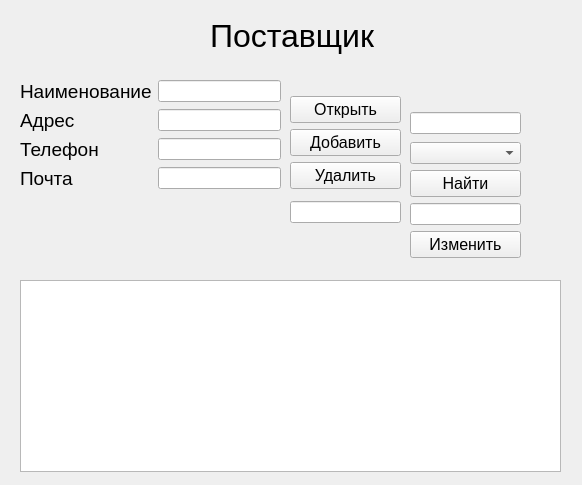
<?xml version="1.0" encoding="UTF-8"?>
<ui version="4.0">
 <class>Postavshik</class>
 <widget class="QWidget" name="Postavshik">
  <property name="geometry">
   <rect>
    <x>0</x>
    <y>0</y>
    <width>582</width>
    <height>485</height>
   </rect>
  </property>
  <property name="windowTitle">
   <string>Form</string>
  </property>
  <widget class="QWidget" name="layoutWidget">
   <property name="geometry">
    <rect>
     <x>20</x>
     <y>80</y>
     <width>261</width>
     <height>181</height>
    </rect>
   </property>
   <layout class="QFormLayout" name="formLayout">
    <item row="3" column="0">
     <widget class="QLabel" name="label_3">
      <property name="font">
       <font>
        <pointsize>14</pointsize>
       </font>
      </property>
      <property name="text">
       <string>Адрес</string>
      </property>
     </widget>
    </item>
    <item row="3" column="1">
     <widget class="QLineEdit" name="lineAdress"/>
    </item>
    <item row="2" column="1">
     <widget class="QLineEdit" name="lineName"/>
    </item>
    <item row="2" column="0">
     <widget class="QLabel" name="label">
      <property name="font">
       <font>
        <pointsize>14</pointsize>
       </font>
      </property>
      <property name="text">
       <string>Наименование</string>
      </property>
     </widget>
    </item>
    <item row="4" column="1">
     <widget class="QLineEdit" name="linePhone"/>
    </item>
    <item row="4" column="0">
     <widget class="QLabel" name="label_2">
      <property name="font">
       <font>
        <pointsize>14</pointsize>
       </font>
      </property>
      <property name="text">
       <string>Телефон</string>
      </property>
     </widget>
    </item>
    <item row="5" column="1">
     <widget class="QLineEdit" name="linePochta"/>
    </item>
    <item row="5" column="0">
     <widget class="QLabel" name="label_4">
      <property name="font">
       <font>
        <pointsize>14</pointsize>
       </font>
      </property>
      <property name="text">
       <string>Почта </string>
      </property>
     </widget>
    </item>
   </layout>
  </widget>
  <widget class="QWidget" name="layoutWidget_2">
   <property name="geometry">
    <rect>
     <x>410</x>
     <y>110</y>
     <width>111</width>
     <height>152</height>
    </rect>
   </property>
   <layout class="QVBoxLayout" name="verticalLayout_4">
    <item>
     <widget class="QLineEdit" name="lineFind"/>
    </item>
    <item>
     <layout class="QVBoxLayout" name="verticalLayout_2">
      <item>
       <widget class="QComboBox" name="cbFind"/>
      </item>
      <item>
       <widget class="QPushButton" name="pbFind">
        <property name="font">
         <font>
          <pointsize>12</pointsize>
         </font>
        </property>
        <property name="text">
         <string>Найти</string>
        </property>
       </widget>
      </item>
      <item>
       <widget class="QLineEdit" name="lineChange">
        <property name="font">
         <font>
          <family>MS Shell Dlg 2</family>
          <pointsize>7</pointsize>
          <weight>50</weight>
          <italic>false</italic>
          <bold>false</bold>
         </font>
        </property>
        <property name="whatsThis">
         <string>&lt;html&gt;&lt;head/&gt;&lt;body&gt;&lt;p&gt;fnnnnn&lt;/p&gt;&lt;/body&gt;&lt;/html&gt;</string>
        </property>
        <property name="styleSheet">
         <string notr="true">color: rgb(143, 143, 143);
font: 8pt &quot;MS Shell Dlg 2&quot;;
font: 8pt &quot;MS Shell Dlg 2&quot;;
font: 7pt &quot;MS Shell Dlg 2&quot;;</string>
        </property>
        <property name="text">
         <string/>
        </property>
       </widget>
      </item>
      <item>
       <widget class="QPushButton" name="pdChange">
        <property name="font">
         <font>
          <pointsize>12</pointsize>
         </font>
        </property>
        <property name="text">
         <string>Изменить</string>
        </property>
       </widget>
      </item>
     </layout>
    </item>
   </layout>
  </widget>
  <widget class="QLabel" name="label_5">
   <property name="geometry">
    <rect>
     <x>210</x>
     <y>10</y>
     <width>231</width>
     <height>51</height>
    </rect>
   </property>
   <property name="font">
    <font>
     <pointsize>24</pointsize>
    </font>
   </property>
   <property name="text">
    <string>Поставщик</string>
   </property>
  </widget>
  <widget class="QWidget" name="layoutWidget_3">
   <property name="geometry">
    <rect>
     <x>290</x>
     <y>90</y>
     <width>111</width>
     <height>141</height>
    </rect>
   </property>
   <layout class="QVBoxLayout" name="verticalLayout_3">
    <item>
     <layout class="QVBoxLayout" name="verticalLayout">
      <item>
       <widget class="QPushButton" name="pbOpen">
        <property name="font">
         <font>
          <pointsize>12</pointsize>
         </font>
        </property>
        <property name="text">
         <string>Открыть</string>
        </property>
       </widget>
      </item>
      <item>
       <widget class="QPushButton" name="pbAdd">
        <property name="font">
         <font>
          <pointsize>12</pointsize>
         </font>
        </property>
        <property name="text">
         <string>Добавить</string>
        </property>
       </widget>
      </item>
      <item>
       <widget class="QPushButton" name="pbDelet">
        <property name="font">
         <font>
          <pointsize>12</pointsize>
         </font>
        </property>
        <property name="text">
         <string>Удалить</string>
        </property>
       </widget>
      </item>
     </layout>
    </item>
    <item>
     <widget class="QLineEdit" name="lineID">
      <property name="font">
       <font>
        <pointsize>8</pointsize>
       </font>
      </property>
      <property name="whatsThis">
       <string>&lt;html&gt;&lt;head/&gt;&lt;body&gt;&lt;p&gt;fnnnnn&lt;/p&gt;&lt;/body&gt;&lt;/html&gt;</string>
      </property>
      <property name="styleSheet">
       <string notr="true">color: rgb(143, 143, 143);</string>
      </property>
      <property name="text">
       <string/>
      </property>
     </widget>
    </item>
   </layout>
  </widget>
  <widget class="QTableWidget" name="twPostavshik">
   <property name="geometry">
    <rect>
     <x>20</x>
     <y>280</y>
     <width>541</width>
     <height>192</height>
    </rect>
   </property>
  </widget>
 </widget>
 <resources/>
 <connections/>
</ui>
